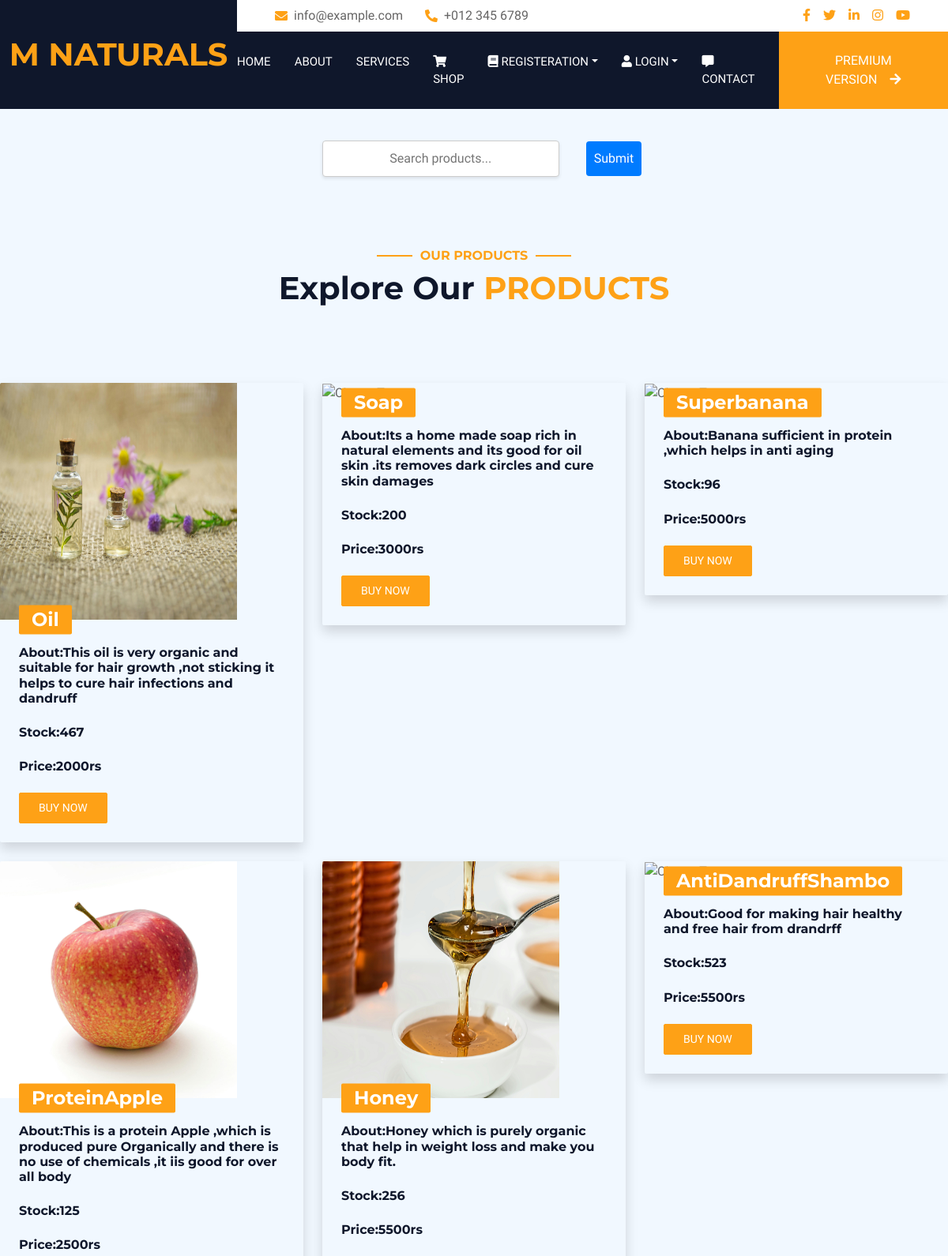
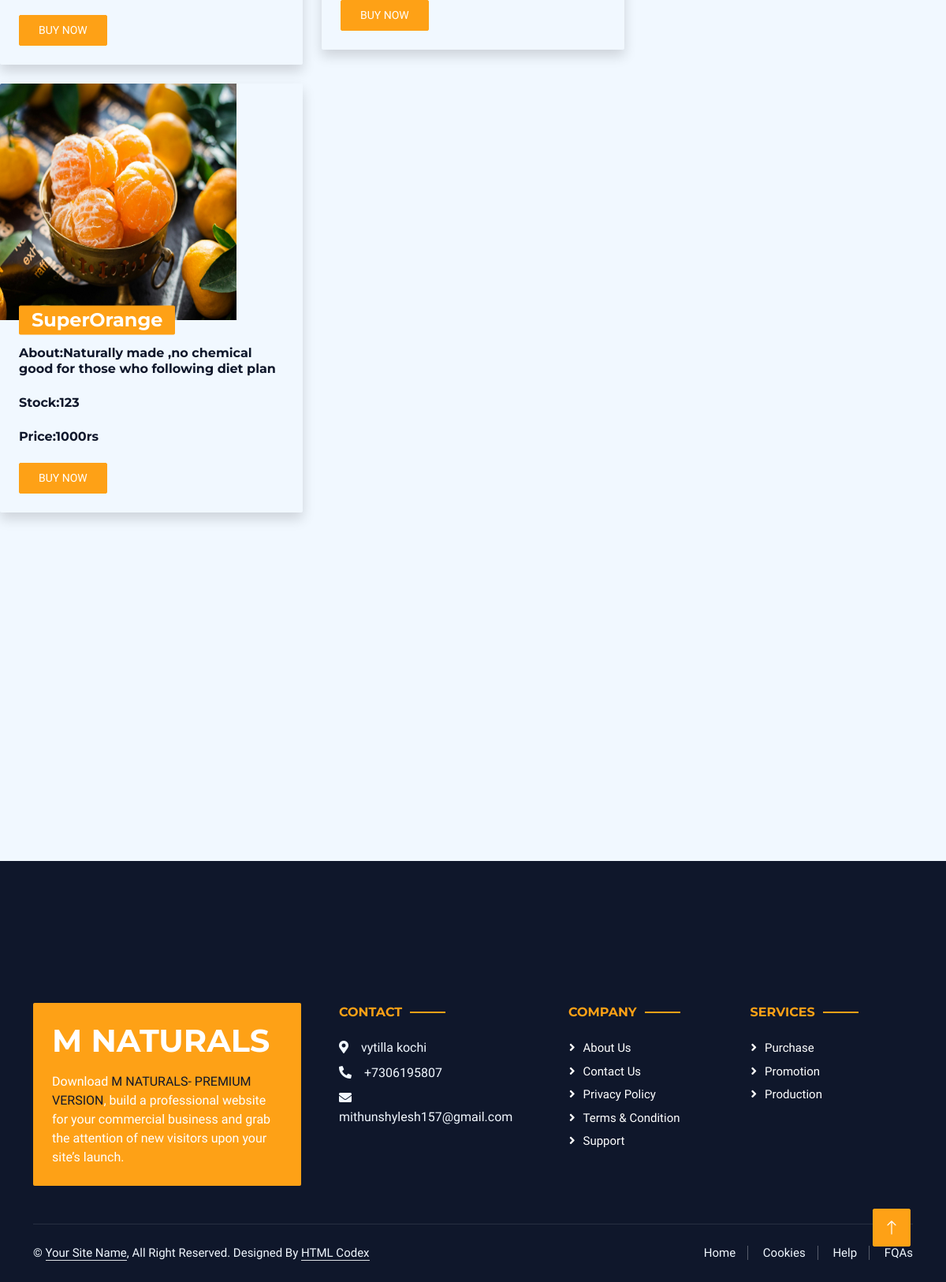
Page /shop on the committed database (2 pictures, top to bottom).
### mapp/models.py (models this page shows)
class product(models.Model):
    pname=models.CharField(max_length=20)
    company_details=models.ForeignKey(company_reg,on_delete=models.CASCADE)
    cost=models.IntegerField()
    stock=models.IntegerField()
    image=models.FileField()
    definition=models.CharField(max_length=500)
    status=models.CharField(max_length=20,default="pending")

### mapp/views.py (the view)
# urls.py: path('shop',views.shop),
def shop(re):
        data = product.objects.all()
        print(data)
        return render(re, 'shop.html', {'data': data})

### templates/shop.html (shortened to what this page needs)
<!DOCTYPE html>
<html lang="en">
<head>
    {% load static %}
    <link href="https://cdnjs.cloudflare.com/ajax/libs/font-awesome/5.10.0/css/all.min.css" rel="stylesheet">
    <link href="https://cdn.jsdelivr.net/npm/bootstrap-icons@1.4.1/font/bootstrap-icons.css" rel="stylesheet">
    <link href="{% static 'lib/animate/animate.min.css' %}" rel="stylesheet">
    <link href="{% static 'lib/owlcarousel/assets/owl.carousel.min.css' %}" rel="stylesheet">
    <link href="{% static 'lib/tempusdominus/css/tempusdominus-bootstrap-4.min.css' %}" rel="stylesheet" />
    <link href="{% static 'css/bootstrap.min.css' %}" rel="stylesheet">
    <link href="{% static 'css/style.css' %}" rel="stylesheet">
</head>
<body>
        <div class="container-fluid bg-dark px-0">
            <div class="row gx-0">
                <div class="col-lg-3 bg-dark d-none d-lg-block">
                    <a href="/" class="navbar-brand w-100 h-100 m-0 p-0 d-flex align-items-center justify-content-center">
                        <h1 class="m-0 text-primary text-uppercase">M naturals</h1>
                    </a>
                </div>
                <div class="col-lg-9">
                    <div class="row gx-0 bg-white d-none d-lg-flex">
                        <div class="col-lg-7 px-5 text-start">
                            <div class="h-100 d-inline-flex align-items-center py-2 me-4">
                                <i class="fa fa-envelope text-primary me-2"></i>
                                <p class="mb-0">info@example.com</p>
                            </div>
                            <div class="h-100 d-inline-flex align-items-center py-2">
                                <i class="fa fa-phone-alt text-primary me-2"></i>
                                <p class="mb-0">+012 345 6789</p>
                            </div>
                        </div>
                        <div class="col-lg-5 px-5 text-end">
                            <div class="d-inline-flex align-items-center py-2">
                                <a class="me-3" href=""><i class="fab fa-facebook-f"></i></a>
                                <a class="me-3" href=""><i class="fab fa-twitter"></i></a>
                                <a class="me-3" href=""><i class="fab fa-linkedin-in"></i></a>
                                <a class="me-3" href=""><i class="fab fa-instagram"></i></a>
                                <a class="" href=""><i class="fab fa-youtube"></i></a>
                            </div>
                        </div>
                    </div>
                    <nav class="navbar navbar-expand-lg bg-dark navbar-dark p-3 p-lg-0">
                        <div class="collapse navbar-collapse justify-content-between" id="navbarCollapse">
                            <div class="navbar-nav mr-auto py-0">
                                <a href="/" class="nav-item nav-link">Home</a>
                                <a href="about" class="nav-item nav-link">About</a>
                                <a href="service" class="nav-item nav-link">Services</a>
                                <a href="shop" class="nav-item nav-link"><i class="fas fa-shopping-cart"aria-hidden="true"></i>shop</a>
                                <div class="nav-item dropdown">
                                    <a href="#" class="nav-link dropdown-toggle" data-bs-toggle="dropdown"><i class="fas fa-book" aria-hidden="true"></i> REGISTERATION</a>
                               </div>
                                <div class="nav-item dropdown">
                                    <a href="#" class="nav-link dropdown-toggle" data-bs-toggle="dropdown"> <i class="fa fa-user" aria-hidden="true"></i> LOGIN</a>
                                </div>
                                <a href="cont"  class="nav-item nav-link"><i class="fas fa-comment-alt" aria-hidden="true"></i> Contact</a>
                            </div>
                            <a href="https://htmlcodex.com/hotel-html-template-pro" class="btn btn-primary rounded-0 py-4 px-md-5 d-none d-lg-block">Premium Version<i class="fa fa-arrow-right ms-3"></i></a>
                        </div>
                    </nav>
                </div>
            </div>
        </div>
  <div class="search-container" style="margin: 20px; text-align: center;">
        <form action="search" method="POST">
            <input type="text" name="query" class="search-box" placeholder="Search products..."  style="padding: 10px; font-size: 16px; width: 300px; border: 1px solid #ccc; border-radius: 4px; box-shadow: 0 2px 4px rgba(0,0,0,0.1);">
            <input type="submit"   style="padding: 10px; font-size: 16px; background-color: #007bff; color: white; border: none; border-radius: 4px; cursor: pointer; margin-left: 10px;"  >
        </form>
  </div>
        <div class="container-xxl py-5">
            <div class="container">
                <div class="text-center wow fadeInUp" data-wow-delay="0.1s">
                    <h6 class="section-title text-center text-primary text-uppercase">Our Products</h6>
                    <h1 class="mb-5">Explore Our <span class="text-primary text-uppercase">Products</span></h1>
                </div>
            </div>
        </div>
        <div class="row g-4">
            {% for i in data %}
                    <div class="col-lg-4 col-md-6 wow fadeInUp" data-wow-delay="0.3s">
                        <div class="room-item shadow rounded overflow-hidden">
                            <div class="position-relative">
                                <img src=" {{i.image.url}}" class="img-rounded" alt="Cinque Terre" width="300" height="300" >
                                <h4 class="position-absolute start-0 top-100 translate-middle-y bg-primary text-white rounded py-1 px-3 ms-4"> {{i.pname}}</h4>
                            </div>
                            <div class="p-4 mt-2">
                                 <div class="d-flex justify-content-between mb-3">
                                     <h6 class="detail-box">About<span>:{{i.definition}}</span></h6>
                                </div>
                                <div class="d-flex justify-content-between mb-3">
                                     <h6 class="detail-box">Stock<span>:{{i.stock}}</span></h6>
                                </div>
                                <div class="d-flex justify-content-between mb-3">
                                     <h6 class="detail-box">Price<span>:{{i.cost}}rs</span></h6>
                                </div>
                                <div class="d-flex justify-content-between">
                                    <a class="btn btn-sm btn-primary rounded py-2 px-4" href="">BUY NOW</a>
                                </div>
                            </div>
                        </div>
                    </div>
            {% endfor %}
        </div>
<br>
<br>
<br>
<br>
<br>
<br>
<br>
<br>
<br>
<br>
<br>
<br>
<br>
<br>
<br>
<br>
<br>
<br>
<br>
<br>
<br>
<br>
<br>
<div>
<footer>
     <div class="container-fluid bg-dark text-light footer wow fadeIn" data-wow-delay="0.1s">
            <div class="container pb-5">
                <div class="row g-5">
                    <div class="col-md-6 col-lg-4">
                        <div class="bg-primary rounded p-4">
                            <a href="index.html"><h1 class="text-white text-uppercase mb-3">M NATURALS</h1></a>
                            <p class="text-white mb-0">
								Download <a class="text-dark fw-medium" href="https://htmlcodex.com/hotel-html-template-pro">M NATURALS- PREMIUM VERSION</a>, build a professional website for your commercial business and grab the attention of new visitors upon your site’s launch.
							</p>
                        </div>
                    </div>
                    <div class="col-md-6 col-lg-3">
                        <h6 class="section-title text-start text-primary text-uppercase mb-4">Contact</h6>
                        <p class="mb-2"><i class="fa fa-map-marker-alt me-3"></i>vytilla kochi </p>
                        <p class="mb-2"><i class="fa fa-phone-alt me-3"></i>+7306195807</p>
                        <p class="mb-2"><i class="fa fa-envelope me-3"></i>mithunshylesh157@gmail.com</p>
                    </div>
                    <div class="col-lg-5 col-md-12">
                        <div class="row gy-5 g-4">
                            <div class="col-md-6">
                                <h6 class="section-title text-start text-primary text-uppercase mb-4">Company</h6>
                                <a class="btn btn-link" href="">About Us</a>
                                <a class="btn btn-link" href="">Contact Us</a>
                                <a class="btn btn-link" href="">Privacy Policy</a>
                                <a class="btn btn-link" href="">Terms & Condition</a>
                                <a class="btn btn-link" href="">Support</a>
                            </div>
                            <div class="col-md-6">
                                <h6 class="section-title text-start text-primary text-uppercase mb-4">Services</h6>
                                <a class="btn btn-link" href="">purchase</a>
                                <a class="btn btn-link" href="">promotion</a>
                                <a class="btn btn-link" href="">production</a>
                            </div>
                        </div>
                    </div>
                </div>
            </div>
            <div class="container">
                <div class="copyright">
                    <div class="row">
                        <div class="col-md-6 text-center text-md-start mb-3 mb-md-0">
                            &copy; <a class="border-bottom" href="#">Your Site Name</a>, All Right Reserved.
							Designed By <a class="border-bottom" href="https://htmlcodex.com">HTML Codex</a>
                        </div>
                        <div class="col-md-6 text-center text-md-end">
                            <div class="footer-menu">
                                <a href="">Home</a>
                                <a href="">Cookies</a>
                                <a href="">Help</a>
                                <a href="">FQAs</a>
                            </div>
                        </div>
                    </div>
                </div>
            </div>
        </div>
</footer>
        <a href="#" class="btn btn-lg btn-primary btn-lg-square back-to-top"><i class="bi bi-arrow-up"></i></a>
</div>
</body>
</html>

### static/css/style.css (style rules this page uses)
:root { --primary: #FEA116; --light: #F1F8FF; --dark: #0F172B; }
.fw-medium { font-weight: 500 !important; }
.back-to-top { position: fixed; display: none; right: 45px; bottom: 45px; z-index: 99; }
.btn { font-weight: 500; text-transform: uppercase; transition: .5s; }
.btn.btn-primary, .btn.btn-secondary { color: #FFFFFF; }
.btn-lg-square { width: 48px; height: 48px; }
.btn-square, .btn-sm-square, .btn-lg-square { padding: 0; display: flex; align-items: center; justify-content: center; font-weight: normal; border-radius: 2px; }
.navbar-dark .navbar-nav .nav-link { margin-right: 30px; padding: 25px 0; color: #FFFFFF; font-size: 15px; text-transform: uppercase; outline: none; }
.section-title { position: relative; display: inline-block; }
.section-title::before { position: absolute; content: ""; width: 45px; height: 2px; top: 50%; left: -55px; margin-top: -1px; background: var(--primary); }
.section-title::after { position: absolute; content: ""; width: 45px; height: 2px; top: 50%; right: -55px; margin-top: -1px; background: var(--primary); }
.section-title.text-start::before, .section-title.text-end::after { display: none; }
.footer { position: relative; margin-top: -110px; padding-top: 180px; }
.footer .btn.btn-link { display: block; margin-bottom: 5px; padding: 0; text-align: left; color: #FFFFFF; font-size: 15px; font-weight: normal; text-transform: capitalize; transition: .3s; }
.footer .btn.btn-link::before { position: relative; content: "\f105"; font-family: "Font Awesome 5 Free"; font-weight: 900; margin-right: 10px; }
.footer .copyright { padding: 25px 0; font-size: 15px; border-top: 1px solid rgba(256, 256, 256, .1); }
.footer .copyright a { color: var(--light); }
.footer .footer-menu a { margin-right: 15px; padding-right: 15px; border-right: 1px solid rgba(255, 255, 255, .3); }
.footer .footer-menu a:last-child { margin-right: 0; padding-right: 0; border-right: none; }

### templates/shop.html (style rules this page uses)
.search-box { margin: 20px; text-align: center; }

### rows in the picture
product: image (picture), pname "Oil", definition "This oil is very organic and suitable for hair growth ,not sticking it helps to cure hair infections and dandruff", stock "467", cost "2000"
product: pname "Soap", definition "Its a home made soap rich in natural elements and its good for oil skin .its removes dark circles and cure skin damages", stock "200", cost "3000"
product: pname "Superbanana", definition "Banana sufficient in protein ,which helps in anti aging", stock "96", cost "5000"
product: image (picture), pname "ProteinApple", definition "This is a protein Apple ,which is produced pure Organically and there is no use of chemicals ,it iis good for over all body", stock "125", cost "2500"
product: image (picture), pname "Honey", definition "Honey which is purely organic that help in weight loss and make you body fit.", stock "256", cost "5500"
product: pname "AntiDandruffShambo", definition "Good for making hair healthy and free hair from drandrff", stock "523", cost "5500"
product: image (picture), pname "SuperOrange", definition "Naturally made ,no chemical good for those who following diet plan", stock "123", cost "1000"
